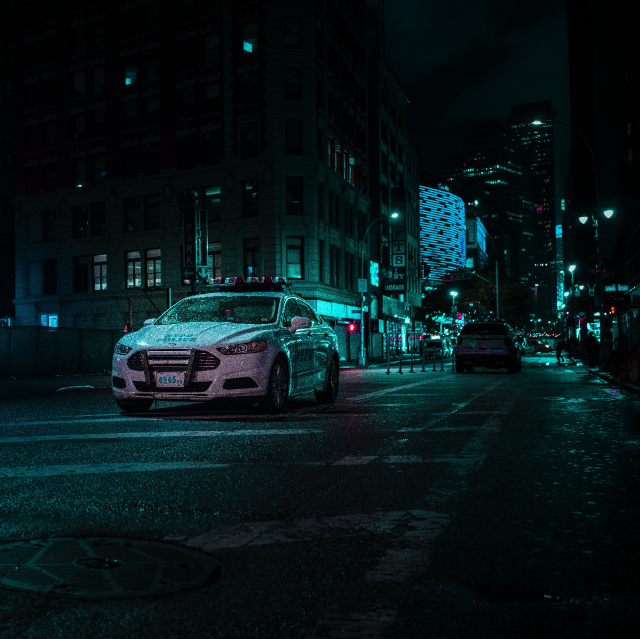
#> input picture images/test.jpg, 1280 x 1278 px (shown at 1/2 size)
$ python ocr.py
#> lines starting #> are read from the running program, lines starting #| are printed output that depends on the picture; after the words box and inside, x2 and y2 are one past the last pixel; in counts of white or black regions, pixels touching at a corner belong together
# Import the required packages
from easyocr import Reader
import cv2

# load the image and resize it
image = cv2.imread('images/test.jpg')
#> image is the input picture: shape (1278, 1280, 3); mean B, G, R 25, 22.9, 7
image = cv2.resize(image, (800, 600))
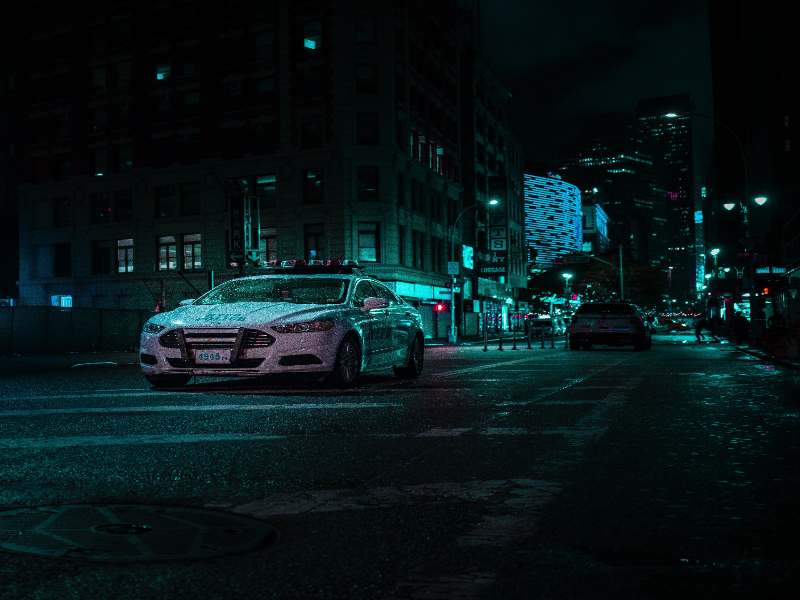
#> image: shape (600, 800, 3); mean B, G, R 24.9, 22.7, 6.9

# convert the input image to grayscale
gray = cv2.cvtColor(image, cv2.COLOR_BGR2GRAY)
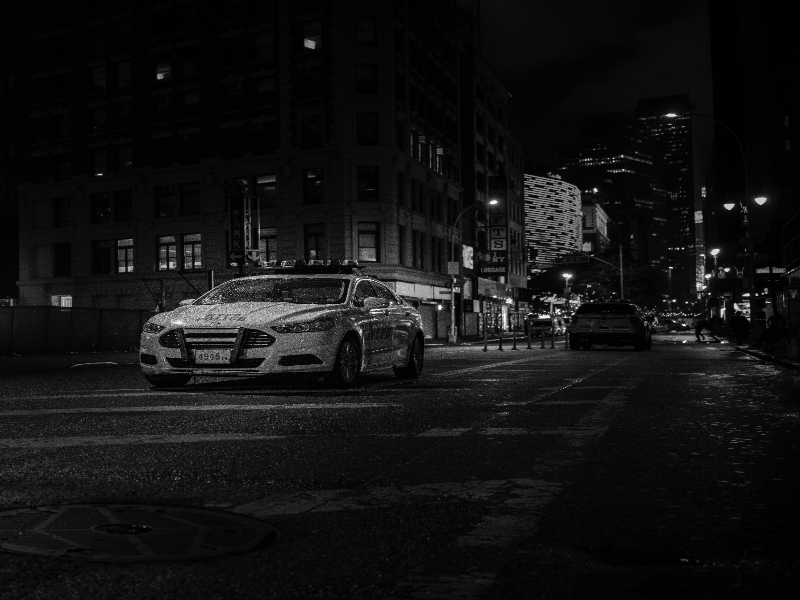
#> gray: shape (600, 800); min 0, max 255, mean 18.3
blur = cv2.GaussianBlur(gray, (5, 5), 0)
edged = cv2.Canny(blur, 10, 200)
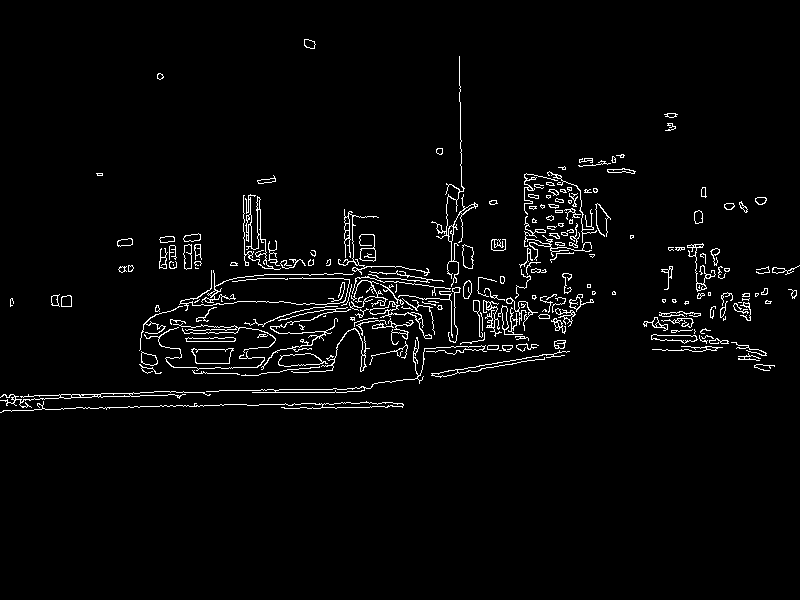
#> edged: shape (600, 800); 2.9% white in thin lines or dots, all inside (x1, y1, x2, y2) = (0, 39, 800, 413)
cv2.imshow('Canny', edged)
cv2.waitKey(0)
cv2.destroyAllWindows()
